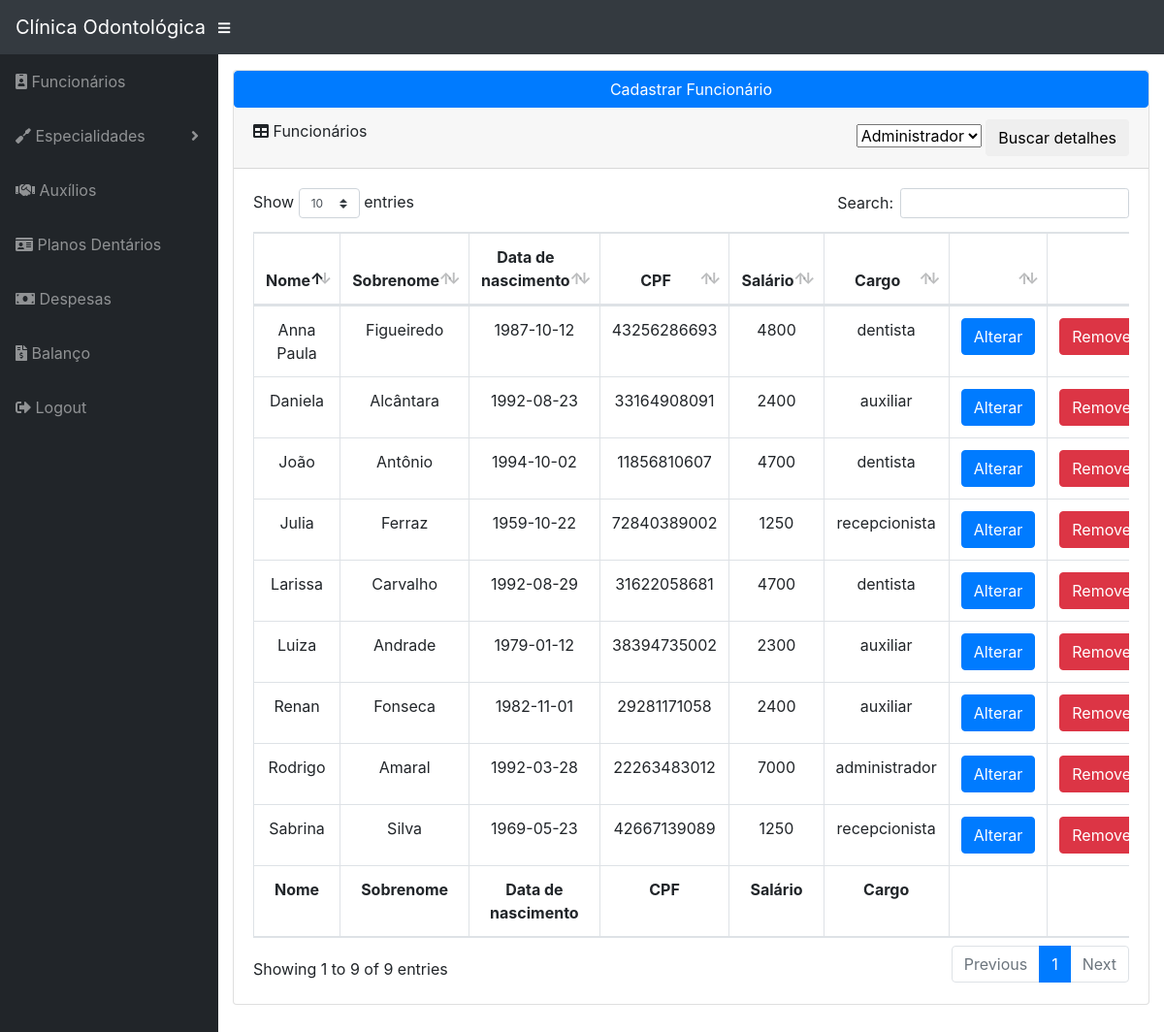
The page /system/administrador/index.php (signed in) on the database its author committed.
### tables this page shows
CREATE TABLE IF NOT EXISTS `funcionario` (
  `id` INT UNSIGNED NOT NULL AUTO_INCREMENT,
  `nome` VARCHAR(45) NOT NULL,
  `sobrenome` VARCHAR(90) NOT NULL,
  `nascimento` DATE NOT NULL,
  `cpf` CHAR(11) NULL,
  `salario` FLOAT UNSIGNED NOT NULL,
  `cargo` VARCHAR(45) NOT NULL,
  PRIMARY KEY (`id`),
  UNIQUE INDEX `id_UNIQUE` (`id` ASC),
  UNIQUE INDEX `cpf_UNIQUE` (`cpf` ASC));

### php/classFuncionario.php (called while the page is built, shortened)
<?php
class Funcionario{
	public function __construct(){
		$database = new Database();
		$dbSet = $database->dbSet();
		$this->conn = $dbSet;
	}
	public function viewAll(){
		$stmt = $this->conn->prepare("SELECT * FROM funcionario");
		$stmt->execute();
		return $stmt;
	}
}
?>

### system/administrador/index.php (the view, shortened to what this page needs)
<?php include_once'header.php' ?>
      <div id="content-wrapper">
        <div class="container-fluid">
          <div class="card mb-3">
            <div>
              <button class="btn btn-primary btn-block" onclick="window.location.href='cadastrar/cadastrar-funcionario.php'" name="cadastrar-funcionario">Cadastrar Funcionário</button>
            </div>
            <div class="card-header">
              <i class="fas fa-table"></i>
              Funcionários
              <div class="float-right">
                <form action="index.php" method="post">
                  <select name="cargo">
                    <option value="Administrador">Administrador</option>
                  </select>
                  <button class="btn" name="btn">Buscar detalhes</button>
                </form>
              </div>
            </div>
            <div class="card-body">
              <div class="table-responsive">
                <?php
                if(isset($_POST["btn"])){
                  $cargo = $_POST["cargo"];
                  if($cargo == "Administrador"){
                  ?>
                    <table class="table table-bordered" id="dataTable" width="100%" cellspacing="0">
                      <thead>
                        <tr align="center">
                          <th>Nome</th>
                          <th>Sobrenome</th>
                          <th>Data de nascimento</th>
                          <th>CPF</th>
                          <th>Salário</th>
                          <th>Cargo</th>
                          <th>Nome de Usuário</th>
                          <th></th>
                          <th></th>
                        </tr>
                      </thead>
                      <tfoot>
                        <tr align="center">
                          <th>Nome</th>
                          <th>Sobrenome</th>
                          <th>Data de nascimento</th>
                          <th>CPF</th>
                          <th>Salário</th>
                          <th>Cargo</th>
                          <th>Nome de Usuário</th>
                          <th></th>
                          <th></th>
                        </tr>
                      </tfoot>
                      <tbody>
                          <?php
                          include_once '../../php/classAdministrador.php';
                          $a = new Administrador();
                          $stmt = $a->viewAll();
                          while($row = $stmt->fetch(PDO::FETCH_OBJ)){ ?>
                          <tr align="center">
                            <td> <?= $row->nome; ?> </td>
                            <td> <?= $row->sobrenome; ?> </td>
                            <td> <?= $row->nascimento; ?> </td>
                            <td> <?= empty($row->cpf)? "" : $row->cpf; ?> </td>
                            <td> <?= $row->salario; ?> </td>
                            <td> <?= $row->cargo; ?> </td>
                            <td> <?= $row->nome_usuario; ?></td>
                            <td><a href="editar/editar-funcionario.php?id=<?=$row->funcionario_id?>" class="btn btn-primary">Alterar</a></td>
                            <?php $id = $row->funcionario_id; ?>
                            <td><a href="#" class="btn btn-danger" data-toggle="modal" data-target="#removeModal<?=$row->id?>">Remover</a></td>
                          </tr>
                          <?php } ?>
                      </tbody>
                    </table>
                <?php
                  } elseif($cargo == "Recepcionista"){
                ?>
                    <table class="table table-bordered" id="dataTable" width="100%" cellspacing="0">
                      <thead>
                        <tr align="center">
                          <th>Nome</th>
                          <th>Sobrenome</th>
                          <th>Data de nascimento</th>
                          <th>CPF</th>
                          <th>Salário</th>
                          <th>Cargo</th>
                          <th>Nome de Usuário</th>
                          <th></th>
                          <th></th>
                        </tr>
                      </thead>
                      <tfoot>
                        <tr align="center">
                          <th>Nome</th>
                          <th>Sobrenome</th>
                          <th>Data de nascimento</th>
                          <th>CPF</th>
                          <th>Salário</th>
                          <th>Cargo</th>
                          <th>Nome de Usuário</th>
                          <th></th>
                          <th></th>
                        </tr>
                      </tfoot>
                      <tbody>
                          <?php
                          include_once '../../php/classRecepcionista.php';
                          $r = new Recepcionista();
                          $stmt = $r->viewAll();
                          while($row = $stmt->fetch(PDO::FETCH_OBJ)){ ?>
                          <tr align="center">
                            <td> <?= $row->nome; ?> </td>
                            <td> <?= $row->sobrenome; ?> </td>
                            <td> <?= $row->nascimento; ?> </td>
                            <td> <?= empty($row->cpf)? "" : $row->cpf; ?> </td>
                            <td> <?= $row->salario; ?> </td>
                            <td> <?= $row->cargo; ?> </td>
                            <td> <?= $row->nome_usuario; ?></td>
                            <td><a href="editar/editar-funcionario.php?id=<?=$row->funcionario_id?>" class="btn btn-primary">Alterar</a></td>
                            <?php $id = $row->funcionario_id; ?>
                            <td><a href="#" class="btn btn-danger" data-toggle="modal" data-target="#removeModal<?=$row->id?>">Remover</a></td>
                          </tr>
                          <?php } ?>
                      </tbody>
                    </table>
                <?php
                  } elseif($cargo == "Dentista"){
                ?>
                    <table class="table table-bordered" id="dataTable" width="100%" cellspacing="0">
                      <thead>
                        <tr align="center">
                          <th>Nome</th>
                          <th>Sobrenome</th>
                          <th>Data de nascimento</th>
                          <th>CPF</th>
                          <th>Salário</th>
                          <th>Cargo</th>
                          <th>CRO</th>
                          <th></th>
                          <th></th>
                        </tr>
                      </thead>
                      <tfoot>
                        <tr align="center">
                          <th>Nome</th>
                          <th>Sobrenome</th>
                          <th>Data de nascimento</th>
                          <th>CPF</th>
                          <th>Salário</th>
                          <th>Cargo</th>
                          <th>CRO</th>
                          <th></th>
                          <th></th>
                        </tr>
                      </tfoot>
                      <tbody>
                          <?php
                          include_once '../../php/classDentista.php';
                          $d = new Dentista();
                          $stmt = $d->viewAll();
                          while($row = $stmt->fetch(PDO::FETCH_OBJ)){ ?>
                          <tr align="center">
                            <td> <?= $row->nome; ?> </td>
                            <td> <?= $row->sobrenome; ?> </td>
                            <td> <?= $row->nascimento; ?> </td>
                            <td> <?= empty($row->cpf)? "" : $row->cpf; ?> </td>
                            <td> <?= $row->salario; ?> </td>
                            <td> <?= $row->cargo; ?> </td>
                            <td> <?= $row->cro; ?></td>
                            <td><a href="editar/editar-funcionario.php?id=<?=$row->funcionario_id?>" class="btn btn-primary">Alterar</a></td>
                            <?php $id = $row->funcionario_id; ?>
                            <td><a href="#" class="btn btn-danger" data-toggle="modal" data-target="#removeModal<?=$row->id?>">Remover</a></td>
                          </tr>
                          <?php } ?>
                      </tbody>
                    </table>
                <?php
                  } elseif($cargo = "Auxiliar"){
                ?>
                    <table class="table table-bordered" id="dataTable" width="100%" cellspacing="0">
                      <thead>
                        <tr align="center">
                          <th>Nome</th>
                          <th>Sobrenome</th>
                          <th>Data de nascimento</th>
                          <th>CPF</th>
                          <th>Salário</th>
                          <th>Cargo</th>
                          <th></th>
                          <th></th>
                        </tr>
                      </thead>
                      <tfoot>
                        <tr align="center">
                          <th>Nome</th>
                          <th>Sobrenome</th>
                          <th>Data de nascimento</th>
                          <th>CPF</th>
                          <th>Salário</th>
                          <th>Cargo</th>
                          <th></th>
                          <th></th>
                        </tr>
                      </tfoot>
                      <tbody>
                          <?php
                          include_once '../../php/classAuxiliar.php';
                          $a = new Auxiliar();
                          $stmt = $a->viewAll();
                          while($row = $stmt->fetch(PDO::FETCH_OBJ)){ ?>
                          <tr align="center">
                            <td> <?= $row->nome; ?> </td>
                            <td> <?= $row->sobrenome; ?> </td>
                            <td> <?= $row->nascimento; ?> </td>
                            <td> <?= empty($row->cpf)? "" : $row->cpf; ?> </td>
                            <td> <?= $row->salario; ?> </td>
                            <td> <?= $row->cargo; ?> </td>
                            <td><a href="editar/editar-funcionario.php?id=<?=$row->funcionario_id?>" class="btn btn-primary">Alterar</a></td>
                            <?php $id = $row->funcionario_id; ?>
                            <td><a href="#" class="btn btn-danger" data-toggle="modal" data-target="#removeModal<?=$row->id?>">Remover</a></td>
                          </tr>
                          <?php } ?>
                      </tbody>
                    </table>
                <?php
                  }
                }else{
                ?>
                <table class="table table-bordered" id="dataTable" width="100%" cellspacing="0">
                  <thead>
                    <tr align="center">
                      <th>Nome</th>
                      <th>Sobrenome</th>
                      <th>Data de nascimento</th>
                      <th>CPF</th>
                      <th>Salário</th>
                      <th>Cargo</th>
                      <th></th>
                      <th></th>
                    </tr>
                  </thead>
                  <tfoot>
                    <tr align="center">
                      <th>Nome</th>
                      <th>Sobrenome</th>
                      <th>Data de nascimento</th>
                      <th>CPF</th>
                      <th>Salário</th>
                      <th>Cargo</th>
                      <th></th>
                      <th></th>
                    </tr>
                  </tfoot>
                  <tbody>
                      <?php
                      include_once '../../php/classFuncionario.php';
                      $f = new Funcionario();
                      $stmt = $f->viewAll();
                      while($row = $stmt->fetch(PDO::FETCH_OBJ)){ ?>
                      <tr align="center">
                        <td> <?= $row->nome; ?> </td>
                        <td> <?= $row->sobrenome; ?> </td>
                        <td> <?= $row->nascimento; ?> </td>
                        <td> <?= empty($row->cpf)? "" : $row->cpf; ?> </td>
                        <td> <?= $row->salario; ?> </td>
                        <td> <?= $row->cargo; ?> </td>
                        <td><a href="editar/editar-funcionario.php?id=<?=$row->id?>" class="btn btn-primary">Alterar</a></td>
                        <td><a href="#" class="btn btn-danger" data-toggle="modal" data-target="#removeModal<?=$row->id?>">Remover</a></td>
                      </tr>
                      <?php } ?>
                  </tbody>
                </table>
                <?php } ?>
              </div>
            </div>
          </div>
        </div>
      </div>
      <?php
      $f = new Funcionario();
      $stmt = $f->viewAll();
      while($row = $stmt->fetch(PDO::FETCH_OBJ)){ ?>
      <div class="modal fade" id="removeModal<?=$row->id?>" tabindex="-1" role="dialog" aria-labelledby="exampleModalLabel" aria-hidden="true">
        <div class="modal-dialog" role="document">
          <div class="modal-content">
            <div class="modal-header">
              <h5 class="modal-title" id="exampleModalLabel">Você tem certeza que deseja remover?</h5>
              <button class="close" type="button" data-dismiss="modal" aria-label="Close">
                <span aria-hidden="true">×</span>
              </button>
            </div>
            <div class="modal-body">Essa ação não poderá ser desfeita</div>
            <div class="modal-footer">
              <button class="btn btn-secondary" type="button" data-dismiss="modal">Cancelar</button>
              <form action="index.php" method="post">
              <input type="hidden" name="id" value="<?=$row->id?>">
              <button class="btn btn-primary" name="botao-remover">Remover</button>
              </form>
            </div>
          </div>
        </div>
      </div>
<?php } include_once'footer.php' ?>

### css/sb-admin.css (style rules this page uses)
html { position: relative; min-height: 100%; }
body { height: 100%; }
#wrapper #content-wrapper { overflow-x: hidden; width: 100%; padding-top: 1rem; padding-bottom: 80px; }
:root { --input-padding-x: 0.75rem; --input-padding-y: 0.75rem; }

### rows shown on the page
funcionario: nome "João", sobrenome "Antônio", nascimento "1994-10-02", cpf "11856810607", salario "4700", cargo "dentista"
funcionario: nome "Larissa", sobrenome "Carvalho", nascimento "1992-08-29", cpf "31622058681", salario "4700", cargo "dentista"
funcionario: nome "Anna Paula", sobrenome "Figueiredo", nascimento "1987-10-12", cpf "43256286693", salario "4800", cargo "dentista"
funcionario: nome "Renan", sobrenome "Fonseca", nascimento "1982-11-01", cpf "29281171058", salario "2400", cargo "auxiliar"
funcionario: nome "Luiza", sobrenome "Andrade", nascimento "1979-01-12", cpf "38394735002", salario "2300", cargo "auxiliar"
funcionario: nome "Daniela", sobrenome "Alcântara", nascimento "1992-08-23", cpf "33164908091", salario "2400", cargo "auxiliar"
funcionario: nome "Julia", sobrenome "Ferraz", nascimento "1959-10-22", cpf "72840389002", salario "1250", cargo "recepcionista"
funcionario: nome "Sabrina", sobrenome "Silva", nascimento "1969-05-23", cpf "42667139089", salario "1250", cargo "recepcionista"
funcionario: nome "Rodrigo", sobrenome "Amaral", nascimento "1992-03-28", cpf "22263483012", salario "7000", cargo "administrador"
